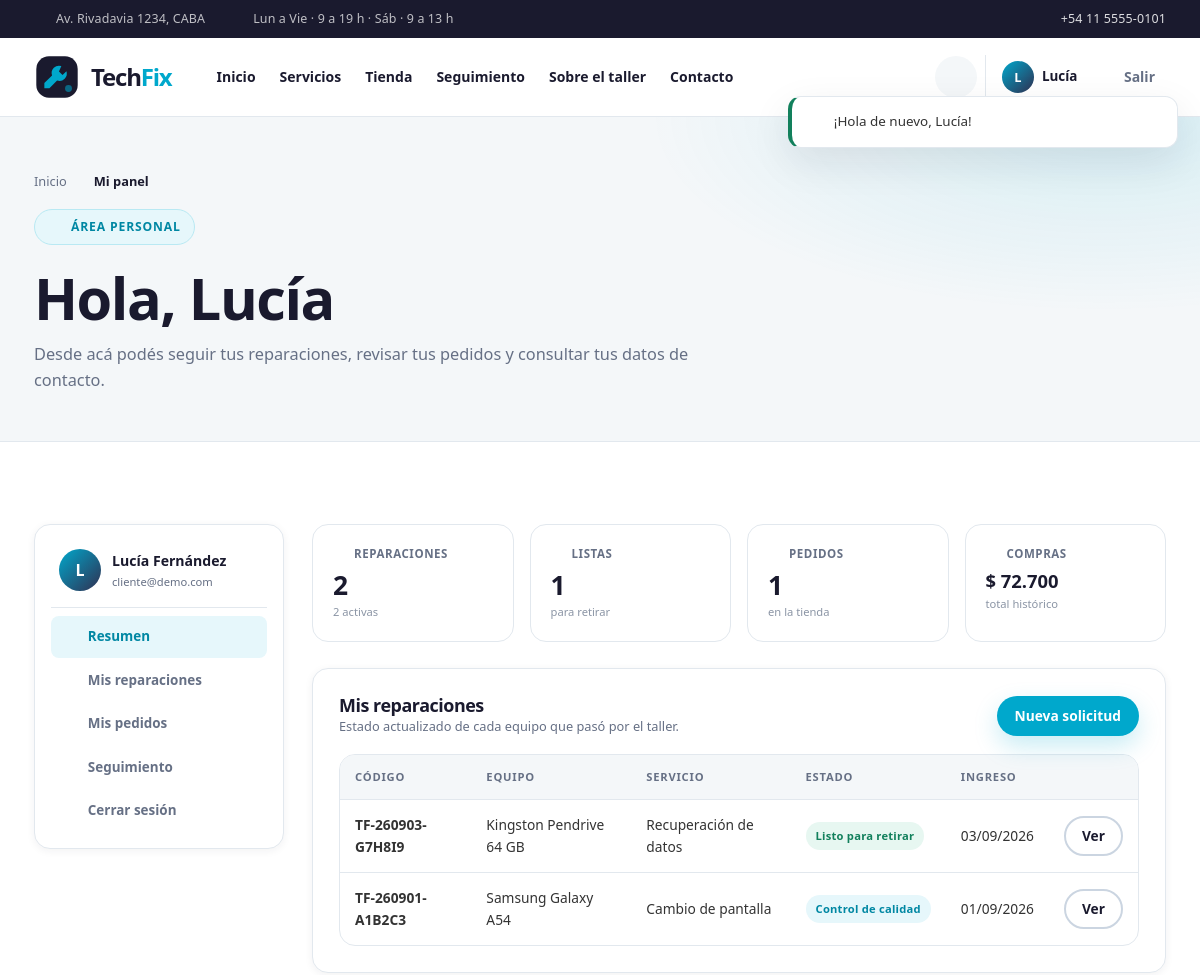
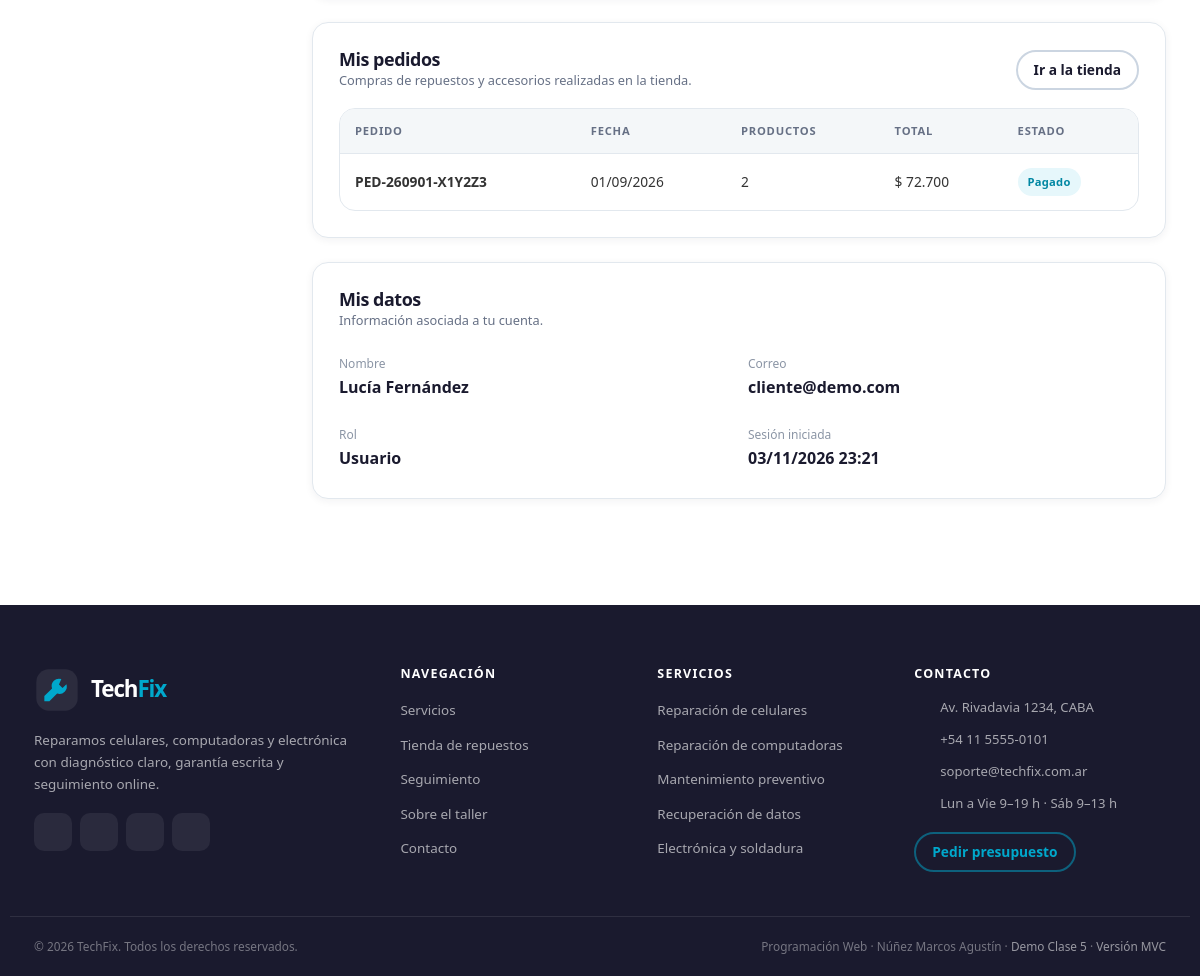
/dashboard.php (signed in), run on the app's committed database (2 pictures, top to bottom).
### tables this page shows
CREATE TABLE pedidos (
    id             INT UNSIGNED AUTO_INCREMENT PRIMARY KEY,
    numero         VARCHAR(20) NOT NULL UNIQUE,
    usuario_id     INT UNSIGNED NULL,
    cliente_nombre VARCHAR(100) NOT NULL,
    cliente_email  VARCHAR(150) NOT NULL,
    total          DECIMAL(10, 2) NOT NULL DEFAULT 0.00,
    estado         VARCHAR(20) NOT NULL DEFAULT 'pendiente',
    created_at     TIMESTAMP NOT NULL DEFAULT CURRENT_TIMESTAMP,
    updated_at     TIMESTAMP NOT NULL DEFAULT CURRENT_TIMESTAMP ON UPDATE CURRENT_TIMESTAMP,
    CONSTRAINT fk_pedidos_usuario
        FOREIGN KEY (usuario_id) REFERENCES usuarios (id)
        ON UPDATE CASCADE ON DELETE SET NULL,
    INDEX idx_pedidos_numero (numero),
    INDEX idx_pedidos_email (cliente_email),
    INDEX idx_pedidos_estado (estado)
);

CREATE TABLE reparaciones (
    id               INT UNSIGNED AUTO_INCREMENT PRIMARY KEY,
    codigo           VARCHAR(20) NOT NULL UNIQUE,
    usuario_id       INT UNSIGNED NULL,
    servicio_id      INT UNSIGNED NOT NULL,
    estado_id        INT UNSIGNED NOT NULL,
    cliente_nombre   VARCHAR(100) NOT NULL,
    cliente_email    VARCHAR(150) NOT NULL,
    cliente_telefono VARCHAR(30) NOT NULL,
    equipo_marca     VARCHAR(60) NOT NULL,
    equipo_modelo    VARCHAR(100) NOT NULL,
    problema         TEXT NOT NULL,
    observaciones    TEXT NULL,
    costo_final      DECIMAL(10, 2) NOT NULL DEFAULT 0.00,
    created_at       TIMESTAMP NOT NULL DEFAULT CURRENT_TIMESTAMP,
    updated_at       TIMESTAMP NOT NULL DEFAULT CURRENT_TIMESTAMP ON UPDATE CURRENT_TIMESTAMP,
    CONSTRAINT fk_reparaciones_usuario
        FOREIGN KEY (usuario_id) REFERENCES usuarios (id)
        ON UPDATE CASCADE ON DELETE SET NULL,
    CONSTRAINT fk_reparaciones_servicio
        FOREIGN KEY (servicio_id) REFERENCES servicios (id)
        ON UPDATE CASCADE ON DELETE RESTRICT,
    CONSTRAINT fk_reparaciones_estado
        FOREIGN KEY (estado_id) REFERENCES estados_reparacion (id)
        ON UPDATE CASCADE ON DELETE RESTRICT,
    INDEX idx_reparaciones_codigo (codigo),
    INDEX idx_reparaciones_email (cliente_email),
    INDEX idx_reparaciones_estado (estado_id),
    INDEX idx_reparaciones_fecha (created_at)
);

CREATE TABLE servicios (
    id              INT UNSIGNED AUTO_INCREMENT PRIMARY KEY,
    categoria_id    INT UNSIGNED NOT NULL,
    nombre          VARCHAR(120) NOT NULL,
    slug            VARCHAR(140) NOT NULL UNIQUE,
    descripcion     TEXT NOT NULL,
    precio_base     DECIMAL(10, 2) NOT NULL DEFAULT 0.00,
    tiempo_estimado VARCHAR(50) NOT NULL DEFAULT 'A convenir',
    garantia_dias   INT UNSIGNED NOT NULL DEFAULT 90,
    destacado       TINYINT(1) NOT NULL DEFAULT 0,
    activo          TINYINT(1) NOT NULL DEFAULT 1,
    created_at      TIMESTAMP NOT NULL DEFAULT CURRENT_TIMESTAMP,
    updated_at      TIMESTAMP NOT NULL DEFAULT CURRENT_TIMESTAMP ON UPDATE CURRENT_TIMESTAMP,
    CONSTRAINT fk_servicios_categoria
        FOREIGN KEY (categoria_id) REFERENCES categorias_servicio (id)
        ON UPDATE CASCADE ON DELETE RESTRICT,
    INDEX idx_servicios_categoria_activo (categoria_id, activo),
    INDEX idx_servicios_destacado (destacado),
    INDEX idx_servicios_nombre (nombre)
);

CREATE TABLE estados_reparacion (
    id          INT UNSIGNED AUTO_INCREMENT PRIMARY KEY,
    nombre      VARCHAR(60) NOT NULL,
    slug        VARCHAR(60) NOT NULL UNIQUE,
    orden       TINYINT UNSIGNED NOT NULL DEFAULT 1,
    color       VARCHAR(7) NOT NULL DEFAULT '#667085',
    descripcion VARCHAR(255) NULL,
    created_at  TIMESTAMP NOT NULL DEFAULT CURRENT_TIMESTAMP,
    updated_at  TIMESTAMP NOT NULL DEFAULT CURRENT_TIMESTAMP ON UPDATE CURRENT_TIMESTAMP,
    INDEX idx_estados_orden (orden)
);

### dashboard.php (the view, shortened to what the rows shown need)
<?php
require_once __DIR__ . '/config/conexion.php';
require_once __DIR__ . '/includes/componentes.php';
$usuario = usuario_actual();
$stmt = $pdo->prepare(
    "SELECT r.id, r.codigo, r.equipo_marca, r.equipo_modelo, r.problema, r.costo_final,
            r.created_at, s.nombre AS servicio, e.nombre AS estado, e.slug AS estado_slug
     FROM reparaciones r
     INNER JOIN servicios s ON s.id = r.servicio_id
     INNER JOIN estados_reparacion e ON e.id = r.estado_id
     WHERE r.usuario_id = :id OR r.cliente_email = :email
     ORDER BY r.created_at DESC"
);
$stmt->execute([':id' => $usuario['id'], ':email' => $usuario['email']]);
$reparaciones = $stmt->fetchAll();
$stmtPedidos = $pdo->prepare(
    "SELECT p.*, COUNT(d.id) AS items
     FROM pedidos p
     LEFT JOIN detalle_pedidos d ON d.pedido_id = p.id
     WHERE p.usuario_id = :id OR p.cliente_email = :email
     GROUP BY p.id
     ORDER BY p.created_at DESC"
);
$stmtPedidos->execute([':id' => $usuario['id'], ':email' => $usuario['email']]);
$pedidos = $stmtPedidos->fetchAll();
require_once __DIR__ . '/includes/header.php';
?>
<section class="page-hero">
    <div class="contenedor">
        <nav class="breadcrumb" aria-label="Miga de pan">
            <a href="<?= e(url('index.php')) ?>">Inicio</a> <?= icono('flecha') ?>
            <span>Mi panel</span>
        </nav>
        <span class="eyebrow"><?= icono('usuario') ?> Área personal</span>
        <h1>Hola, <?= e(explode(' ', $usuario['nombre'])[0]) ?></h1>
        <p>Desde acá podés seguir tus reparaciones, revisar tus pedidos y consultar tus datos de contacto.</p>
    </div>
</section>
<section class="section">
    <div class="contenedor">
        <div class="dashboard-layout">
            <aside class="account-nav">
                <div class="account-nav__user">
                    <span class="account-nav__avatar"><?= e(strtoupper(substr($usuario['nombre'], 0, 1))) ?></span>
                    <div>
                        <strong><?= e($usuario['nombre']) ?></strong>
                        <small><?= e($usuario['email']) ?></small>
                    </div>
                </div>
            </aside>
            <div class="dashboard-main">
                <section class="panel" id="reparaciones">
                    <div class="panel__head">
                        <div>
                            <h2>Mis reparaciones</h2>
                        </div>
                    </div>
                    <?php if (empty($reparaciones)): ?>
                        <div class="empty-state" style="padding:36px 20px">
                            <div class="empty-state__icon"><?= icono('herramienta') ?></div>
                            <h3>Todavía no tenés reparaciones</h3>
                            <p>Cuando registres un equipo, va a aparecer acá con su código de seguimiento.</p>
                            <a class="btn btn--primary" href="<?= e(url('servicios.php')) ?>">Ver servicios</a>
                        </div>
                    <?php else: ?>
                        <div class="table-wrap">
                            <table class="table">
                                <thead>
                                    <tr><th>Código</th><th>Equipo</th><th>Servicio</th><th>Estado</th><th>Ingreso</th><th></th></tr>
                                </thead>
                                <tbody>
                                    <?php foreach ($reparaciones as $reparacion): ?>
                                        <tr>
                                            <td><strong><?= e($reparacion['codigo']) ?></strong></td>
                                            <td><?= e($reparacion['equipo_marca'] . ' ' . $reparacion['equipo_modelo']) ?></td>
                                            <td><?= e($reparacion['servicio']) ?></td>
                                            <td><?= badge_estado($reparacion) ?></td>
                                            <td><?= e(fecha($reparacion['created_at'], false)) ?></td>
                                            <td><a class="btn btn--ghost btn--sm" href="<?= e(url('seguimiento.php?codigo=' . urlencode($reparacion['codigo']))) ?>">Ver</a></td>
                                        </tr>
                                    <?php endforeach; ?>
                                </tbody>
                            </table>
                        </div>
                    <?php endif; ?>
                </section>
                <section class="panel" id="pedidos">
                    <div class="panel__head">
                        <div>
                            <h2>Mis pedidos</h2>
                        </div>
                    </div>
                    <?php if (empty($pedidos)): ?>
                        <div class="empty-state" style="padding:36px 20px">
                            <div class="empty-state__icon"><?= icono('carrito') ?></div>
                            <h3>No hay pedidos todavía</h3>
                            <p>Los repuestos que compres van a quedar registrados en tu historial.</p>
                        </div>
                    <?php else: ?>
                        <div class="table-wrap">
                            <table class="table">
                                <thead><tr><th>Pedido</th><th>Fecha</th><th>Productos</th><th>Total</th><th>Estado</th></tr></thead>
                                <tbody>
                                    <?php foreach ($pedidos as $pedido): ?>
                                        <tr>
                                            <td><strong><?= e($pedido['numero']) ?></strong></td>
                                            <td><?= e(fecha($pedido['created_at'], false)) ?></td>
                                            <td><?= (int) $pedido['items'] ?></td>
                                            <td><?= e(precio($pedido['total'])) ?></td>
                                            <td><span class="badge badge--cyan"><?= e(ucfirst($pedido['estado'])) ?></span></td>
                                        </tr>
                                    <?php endforeach; ?>
                                </tbody>
                            </table>
                        </div>
                    <?php endif; ?>
                </section>
                <section class="panel">
                    <div class="panel__head">
                        <div><h2>Mis datos</h2><p>Información asociada a tu cuenta.</p></div>
                    </div>
                    <div class="form-grid">
                        <div><span class="form-help">Nombre</span><p style="margin:2px 0 0;color:var(--navy);font-weight:700"><?= e($usuario['nombre']) ?></p></div>
                        <div><span class="form-help">Correo</span><p style="margin:2px 0 0;color:var(--navy);font-weight:700"><?= e($usuario['email']) ?></p></div>
                    </div>
                </section>
            </div>
        </div>
    </div>
</section>
<?php require_once __DIR__ . '/includes/footer.php'; ?>

### includes/nav.php (shortened to what the rows shown need)
<?php
$usuario = usuario_actual();
?>
<header class="site-header">
    <div class="contenedor site-header__inner">
        <nav class="nav" id="menuPrincipal" aria-label="Navegación principal" data-nav>
            <div class="nav__actions">
                <?php if ($usuario): ?>
                    <div class="nav-user">
                        <a class="nav-user__link" href="<?= e(url('dashboard.php')) ?>">
                            <span class="nav-user__avatar"><?= e(strtoupper(substr($usuario['nombre'], 0, 1))) ?></span>
                            <span class="nav-user__name"><?= e(explode(' ', $usuario['nombre'])[0]) ?></span>
                        </a>
                        <a class="nav__link nav__link--logout" href="<?= e(url('logout.php')) ?>"><?= icono('salir') ?> Salir</a>
                    </div>
                <?php else: ?>
                    <a class="btn btn--ghost btn--sm" href="<?= e(url('login.php')) ?>">Ingresar</a>
                    <a class="btn btn--primary btn--sm" href="<?= e(url('registro.php')) ?>">Crear cuenta</a>
                <?php endif; ?>
            </div>
        </nav>
    </div>
</header>

### includes/componentes.php (shortened to what the rows shown need)
<?php
require_once __DIR__ . '/funciones.php';
require_once __DIR__ . '/iconos.php';
function badge_estado(array $estado): string
{
    $slug = $estado['slug'] ?? $estado['estado_slug'] ?? 'neutral';
    $nombre = $estado['nombre'] ?? $estado['estado'] ?? 'Sin estado';
    return '<span class="badge ' . e(clase_estado($slug)) . '">' . e($nombre) . '</span>';
}

### data on the page
pedidos: cliente_nombre "L", cliente_nombre "Lucía", cliente_nombre "Lucía Fernández", cliente_email "cliente@demo.com", numero "PED-260901-X1Y2Z3", created_at "01/09/2026", items "2", total "$ 72.700", estado "Pagado"
reparaciones: codigo "TF-260903-G7H8I9", equipo_marca+equipo_modelo "Kingston Pendrive 64 GB", servicio.nombre "Recuperación de datos", estado.nombre "Listo para retirar", created_at "03/09/2026"
reparaciones: codigo "TF-260901-A1B2C3", equipo_marca+equipo_modelo "Samsung Galaxy A54", servicio.nombre "Cambio de pantalla", estado.nombre "Control de calidad", created_at "01/09/2026"

### other printed values
SHOP_ADDRESS "Av. Rivadavia 1234, CABA"
SUPPORT_PHONE "+54 11 5555-0101"
$flash['mensaje'] "¡Hola de nuevo, Lucía!"
count($reparaciones) "2"
$activas "2"
$listas "1"
count($pedidos) "1"
precio($totalPedidos) "$ 72.700"
$usuario['rol'] "Usuario"
SUPPORT_EMAIL "soporte@techfix.com.ar"
APP_NAME "TechFix"
